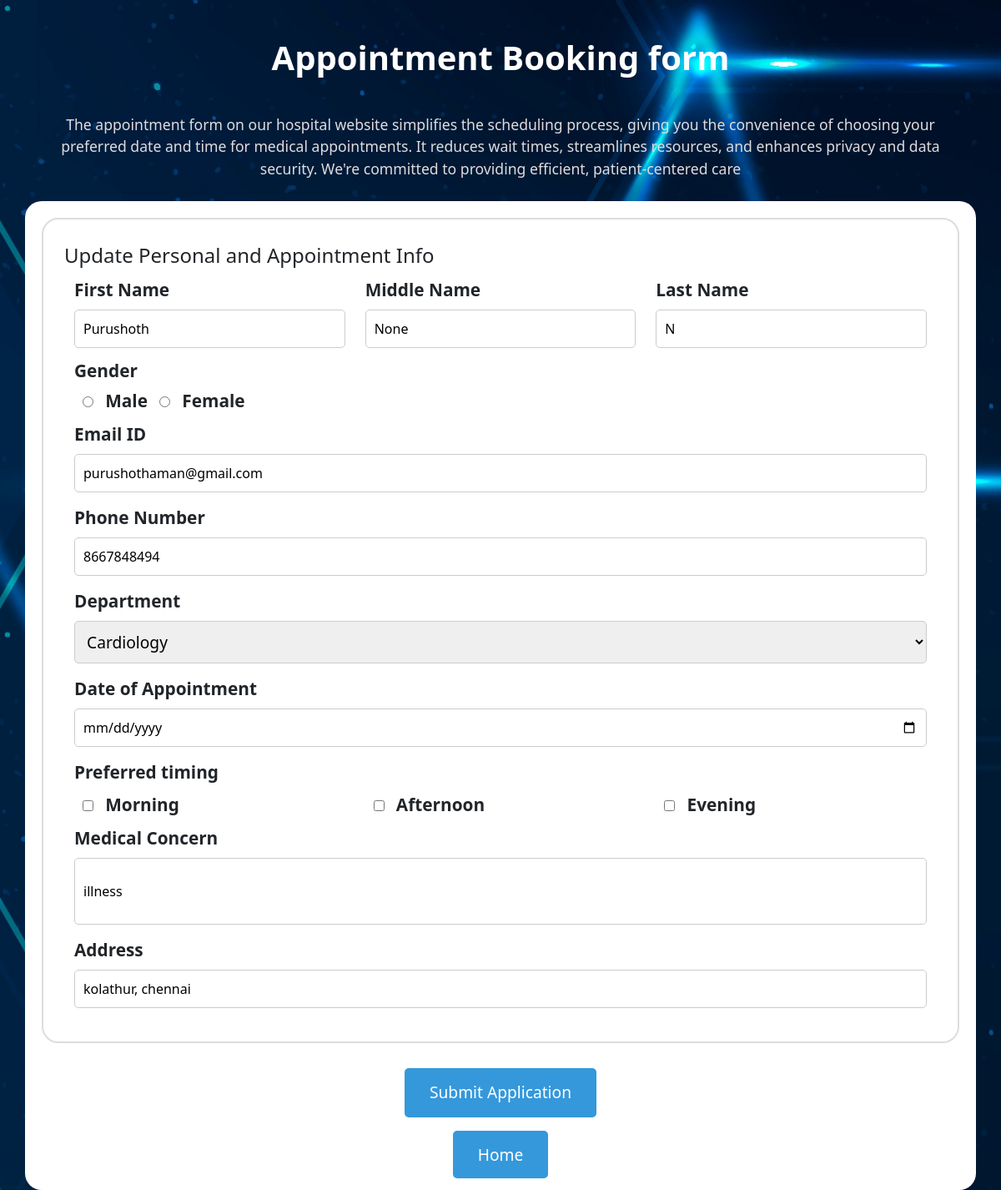
/appointment/editUser/1/, run on the app's committed database.
### Home/models.py (models this page shows, shortened)
class userDetail(models.Model):
    firstName = models.CharField(max_length=200)
    middleName = models.CharField(max_length=200, blank=True, null=True)
    lastName = models.CharField(max_length=200)
    gender = models.CharField(max_length=6)
    email = models.EmailField(max_length=200)
    phoneNumber = models.IntegerField()
    department = models.CharField(max_length=50)
    preferredDate = models.DateField()
    preferredTime = models.CharField(max_length=50)
    medicalConcern = models.TextField()
    address = models.TextField(max_length=300)
    status = models.CharField(
        max_length=50,
        choices=[
            ("confirmed", "Confirmed"),
            ("waiting", "Waiting"),
            ("completed", "Completed"),
        ],
        default="waiting",
    )

### appointment/views.py (the view)
# urls.py: path("editUser/<int:id>/", views.editUser, name="edit_booking"),
def editUser(request, id):
    userData = get_object_or_404(userDetail, id=id)
    return render(request, "edit_form.html", {"userData": userData})

### appointment/templates/edit_form.html (shortened to what this page needs)
<!DOCTYPE html>
<html lang="en">
  <head>
    {% load static %}
    <link rel="stylesheet" href="{% static 'css/bootstrap.min.css' %}" />
    <link
      rel="stylesheet"
      href="{% static 'css/edit_form.css' %}"
      type="text/css"
    />
  </head>
  <body>
    <div class="form-bg-container">
      <div class="container">
        <div class="row">
          <div>
            <h1 class="form-heading">Appointment Booking form</h1>
          </div>
          <div>
            <p class="form-description">
              The appointment form on our hospital website simplifies the
              scheduling process, giving you the convenience of choosing your
              preferred date and time for medical appointments. It reduces wait
              times, streamlines resources, and enhances privacy and data
              security. We're committed to providing efficient, patient-centered
              care
            </p>
          </div>
          <div class="form-container">
            <form id="myForm" action="/appointment/userDetailUpdate/{{ userData.id }}/" method="post">
              <fieldset>
                <legend> Update Personal and Appointment Info</legend>
                <div class="container">
                  <div class="row">
                    <div class="col-12 col-lg-4">
                      <label class="form-label" for="firstName"
                        >First Name</label
                      >
                      <input
                        type="text"
                        name="firstName"
                        id="firstName"
                        placeholder="Enter your First Name"
                        autocomplete="on"
                        required value="{{ userData.firstName }}"
                      />
                    </div>
                    <div class="col-12 col-lg-4">
                      <label class="form-label" for="middleName"
                        >Middle Name</label
                      >
                      <input
                        type="text"
                        name="middleName"
                        id="middleName"
                        placeholder="Enter your middle Name"
                        autocomplete="on" value="{{ userData.middleName }}"
                      />
                    </div>
                    <div class="col-12 col-lg-4">
                      <label class="form-label" for="lastName">Last Name</label>
                      <input
                        type="text"
                        name="lastName"
                        id="lastName"
                        placeholder="Enter your last Name"
                        autocomplete="on"
                        required value="{{ userData.lastName }}"
                      />
                    </div>
                    <div class="col-12">
                      <h1 class="gender-field-heading">Gender</h1>
                      <input
                        type="radio"
                        name="gender"
                        id="maleGender"
                        value="male" {% if userData.gender == 'male' %}checked{% endif %}
                      />
                      <label class="form-label" for="maleGender">Male</label>
                      <input
                        type="radio"
                        name="gender"
                        id="femaleGender"
                        value="female" {% if userData.gender == 'female' %}checked{% endif %}
                      />
                      <label class="form-label" for="femaleGender"
                        >Female</label
                      >
                    </div>
                    <div class="col-12">
                      <label class="form-label" for="email">Email ID</label>
                      <input
                        type="email"
                        name="email"
                        id="email"
                        autocomplete="on"
                        required
                        placeholder="Enter your Email ID" value="{{ userData.email }}"
                      />
                    </div>
                    <div class="col-12">
                      <label class="form-label" for="phoneNumber"
                        >Phone Number</label
                      >
                      <input
                        type="tel"
                        name="phoneNumber"
                        id="phoneNumber"
                        placeholder="Enter your phoneNumber" value="{{ userData.phoneNumber }}"
                      />
                    </div>
                    <div class="col-12">
                      <label class="form-label" for="department"
                        >Department</label
                      >
                      <select
                        name="department"
                        id="department"
                        class="dept-dropdown"
                        required
                      >
                        <option {% if userData.department == 'Cardiology' %}checked{% endif %} value="Cardiology">Cardiology</option>
                      </select>
                    </div>
                    <div class="col-12">
                      <label class="form-label" for="date"
                        >Date of Appointment</label
                      >
                      {% with formatted_date=userData.preferredDate|date:"M. d, Y" %}
                      <input
                        type="date"
                        name="preferredDate"
                        id="date"
                        required {% if formatted_date %}value="{{ formatted_date }}"{% endif %}
                      />
                      {% endwith %}
                    </div>
                    <div class="container">
                      <div class="row">
                        <label class="form-label col-12"
                          >Preferred timing</label
                        >
                        <div class="col-12 col-md-4">
                          <input
                            type="checkbox"
                            name="preferredTime"
                            id="morning"
                            value="Morning" {% if 'Morning' in userData.preferredTime %}checked{% endif %}
                          />
                          <label class="form-label" for="morning"
                            >Morning</label
                          >
                        </div>
                        <div class="col-12 col-md-4">
                          <input
                            type="checkbox"
                            name="preferredTime"
                            id="Afternoon"
                            value="Afternoon" {% if 'Afternoon' in userData.preferredTime %}checked{% endif %}
                          />
                          <label class="form-label" for="Afternoon"
                            >Afternoon</label
                          >
                        </div>
                        <div class="col-12 col-md-4">
                          <input
                            type="checkbox"
                            name="preferredTime"
                            id="evening"
                            value="Evening" {% if 'Evening' in userData.preferredTime %}checked{% endif %}
                          />
                          <label class="form-label" for="evening"
                            >Evening</label
                          >
                        </div>
                      </div>
                    </div>
                    <div class="col-12">
                      <label class="form-label" for="medicalConcern"
                        >Medical Concern</label
                      >
                      <input
                        type="text"
                        name="medicalConcern"
                        id="medicalConcern" value="{{ userData.medicalConcern }}"
                      />
                    </div>
                    <div class="col-12">
                      <label class="form-label" for="address">Address</label>
                      <input type="text" name="address" id="address" value="{{ userData.address }}" />
                    </div>
                  </div>
                </div>
              </fieldset>
              <div class="text-center">
                <button type="submit" class="btn btn-primary submitButton">
                  Submit Application
                </button>
              </div>
              <div class="text-center pt-4">
                <button class="btn">
                  <a href="/Home/" class="HomeBtn">Home</a>
                </button>
              </div>
            </form>
          </div>
        </div>
      </div>
    </div>
  </body>
</html>

### appointment/static/css/edit_form.css (style rules this page uses)
* { padding: 0; margin: 0; box-sizing: border-box; }
:root { --backgroundColor: #262626; --headingColor: #FFFFFF; --textColor: #DDDDDD; --footerColor: #CCCCCC; --cardColor: #333333; }
html { font-family: 'Roboto', sans-serif; background-color: var(--backgroundColor); }
.form-bg-container { background-color: var(--cardColor); background-image: url("../image/form/form3.jpg"); }
.form-heading { font-size: 2.5rem; font-weight: 700; text-align: center; margin-top: 20px; padding: 25px; color: var(--headingColor); }
.form-description { font-size: 1.1rem; font-weight: 500; text-align: center; padding: 10px; color: var(--textColor); }
fieldset { border: 2px solid var(--textColor); border-radius: 20px; padding: 25px; }
.form-container { background-color: #FFFFFF; padding: 20px; border-radius: 20px; }
.gender-field-heading { font-weight: bold; font-size: 1.3rem; }
.form-label { font-weight: bold; font-size: 1.3rem; }
input[type="text"], input[type="email"], input[type="tel"], select, input[type="date"] { width: 100%; padding: 10px; margin-bottom: 15px; border: 1px solid var(--footerColor); border-radius: 5px; font-size: 16px; }
input[type="radio"], input[type="checkbox"] { margin-right: 10px; margin-left: 10px; }
input[type="text"]#medicalConcern { height: 80px; resize: none; }
.submitButton { margin-top: 30px; background-color: #3498db; color: #FFFFFF; border: none; border-radius: 5px; padding: 15px 30px; font-size: 1.2rem; }
.dept-dropdown { width: 100%; padding: 10px; margin-bottom: 15px; border: 1px solid #CCCCCC; border-radius: 5px; font-size: 1.2rem; }
.HomeBtn { text-decoration: none; margin-top: 30px; background-color: #3498db; color: #FFFFFF; border: none; border-radius: 5px; padding: 15px 30px; font-size: 1.2rem; }

### data on the page
userDetail: firstName "Purushoth", middleName "None", lastName "N", gender "☐ Male", gender "☐ Female", email "purushothaman@gmail.com", phoneNumber "8667848494", medicalConcern "illness", address "kolathur, chennai"
